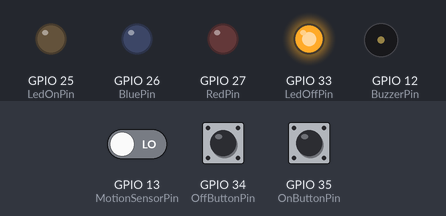
Simulated run of this sketch. Board: ESP32. On the bench: output pins drawn as LEDs (lit = HIGH), buzzer (waves = sounding, pin HIGH). Dashed ring = blinking. Inputs (shaded band) come from the test bench; at power-on: GPIO 35 (OnButtonPin) LOW, GPIO 13 (MotionSensorPin) LOW, GPIO 34 (OffButtonPin) LOW.

Above: at 1.2 s.
1.3 s: GPIO 35 (OnButtonPin) pulled HIGH for 0.15 s
At 1.8 s:
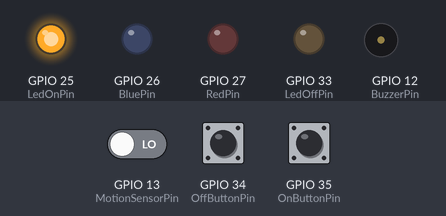
2.9 s: GPIO 13 (MotionSensorPin) driven HIGH
At 3.08 s:
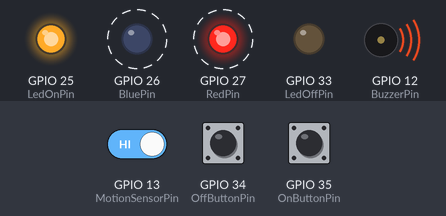
5.9 s: GPIO 34 (OffButtonPin) pulled HIGH for 0.15 s
At 7.2 s:
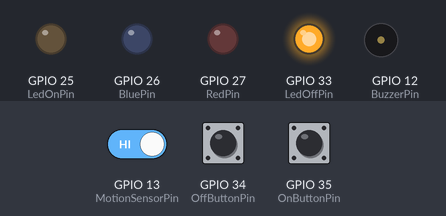
7.5 s: GPIO 35 (OnButtonPin) pulled HIGH for 1 s
At 7.68 s:
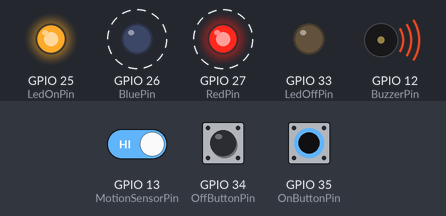
10.5 s: GPIO 34 (OffButtonPin) pulled HIGH for 1 s
At 12.0 s:
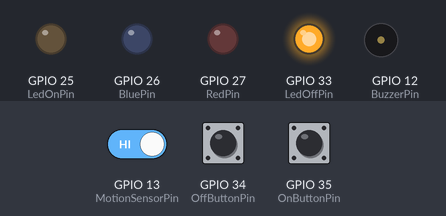
Timing chart, 0 to 13.5 s (numbered marks = the images above; inputs shaded):
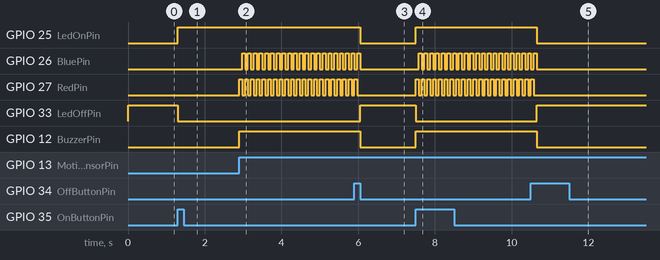

Measured:
- after the input at 1.3 s, GPIO 25 (LedOnPin): LOW → HIGH at once; GPIO 33 (LedOffPin): HIGH → LOW at once
- after the input at 2.9 s, GPIO 26 (BluePin): alternates HIGH for 0.08 s and LOW for 0.08 s, starting after 0.08 s; GPIO 27 (RedPin): alternates HIGH for 0.08 s and LOW for 0.08 s, starting at once; GPIO 12 (BuzzerPin): LOW → HIGH at once
- after the input at 5.9 s, GPIO 25 (LedOnPin), GPIO 12 (BuzzerPin): HIGH → LOW after 0.15 s; GPIO 26 (BluePin): goes on until 6.1 s, then stays LOW; GPIO 27 (RedPin): goes on until 6.0 s, then stays LOW; GPIO 33 (LedOffPin): LOW → HIGH after 0.15 s
- after the input at 7.5 s, GPIO 25 (LedOnPin), GPIO 12 (BuzzerPin): LOW → HIGH at once; GPIO 26 (BluePin): alternates HIGH for 0.08 s and LOW for 0.08 s, starting after 0.08 s; GPIO 27 (RedPin): alternates HIGH for 0.08 s and LOW for 0.08 s, starting at once; GPIO 33 (LedOffPin): HIGH → LOW at once
- after the input at 10.5 s, GPIO 25 (LedOnPin), GPIO 12 (BuzzerPin): HIGH → LOW after 0.15 s; GPIO 26 (BluePin): goes on until 10.7 s, then stays LOW; GPIO 27 (RedPin): goes on until 10.6 s, then stays LOW; GPIO 33 (LedOffPin): LOW → HIGH after 0.15 s

The sketch:

Simple-alarm-system.ino
```cpp
#define MotionSensorPin 13
#define BuzzerPin 12
#define RedPin 27
#define BluePin 26
#define LedOnPin 25
#define LedOffPin 33
#define OnButtonPin 35
#define OffButtonPin 34

bool AlarmState = LOW;
bool AlarmOn, AlarmOff;
int Motion;

void PinSetup(){
  pinMode(MotionSensorPin, INPUT);
  pinMode(BuzzerPin, OUTPUT);
  pinMode(BluePin, OUTPUT);
  pinMode(RedPin, OUTPUT);
  pinMode(LedOnPin, OUTPUT);
  pinMode(LedOffPin, OUTPUT);
  pinMode(OnButtonPin, INPUT);
  pinMode(OffButtonPin, INPUT);
}

void offState(){
  digitalWrite(RedPin, LOW);
  digitalWrite(BluePin, LOW);
  digitalWrite(BuzzerPin, LOW);
  digitalWrite(LedOnPin, LOW);
  digitalWrite(LedOffPin, HIGH);
}

void LedAlarm(){
  digitalWrite(BluePin, LOW);
  digitalWrite(RedPin, HIGH);
  delay(75);
  digitalWrite(RedPin, LOW);
  digitalWrite(BluePin, HIGH);
  delay(75);
}

void LedOn(){
  digitalWrite(LedOnPin, HIGH);
  digitalWrite(LedOffPin, LOW);
}

void LedOff(){
  digitalWrite(LedOnPin, LOW);
  digitalWrite(LedOffPin, HIGH);
}

void setup() {
  Serial.begin(115200);
  PinSetup();
  offState();
}

void loop() {
  AlarmOn = digitalRead(OnButtonPin);
  AlarmOff = digitalRead(OffButtonPin);

  if(AlarmOn == HIGH){
    AlarmState = HIGH;
    LedOn();
  }

  else if(AlarmOff == HIGH){
    AlarmState = LOW;
    LedOff();
  }

  if(AlarmState == HIGH){
    Motion = digitalRead(MotionSensorPin);
    if(Motion == HIGH){
      digitalWrite(BuzzerPin, HIGH);
      while(true){
        AlarmOff = digitalRead(OffButtonPin);
        LedAlarm();
        if(AlarmOff == HIGH){
          offState();
          AlarmState = LOW;
          break;
        }
      }
    }
  }
}
```
